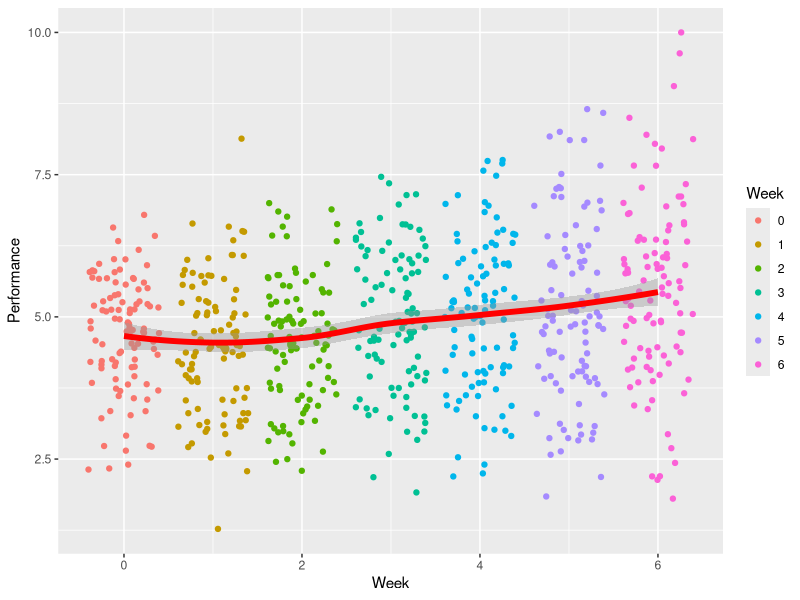
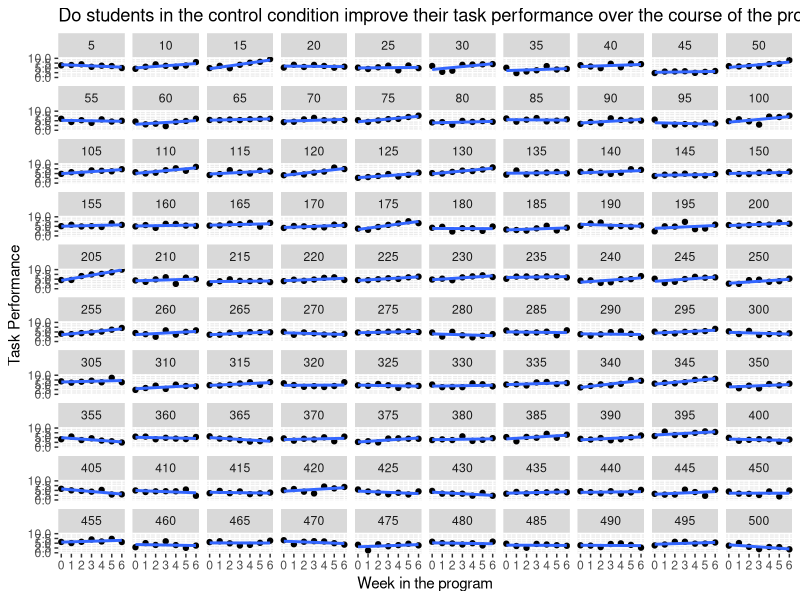
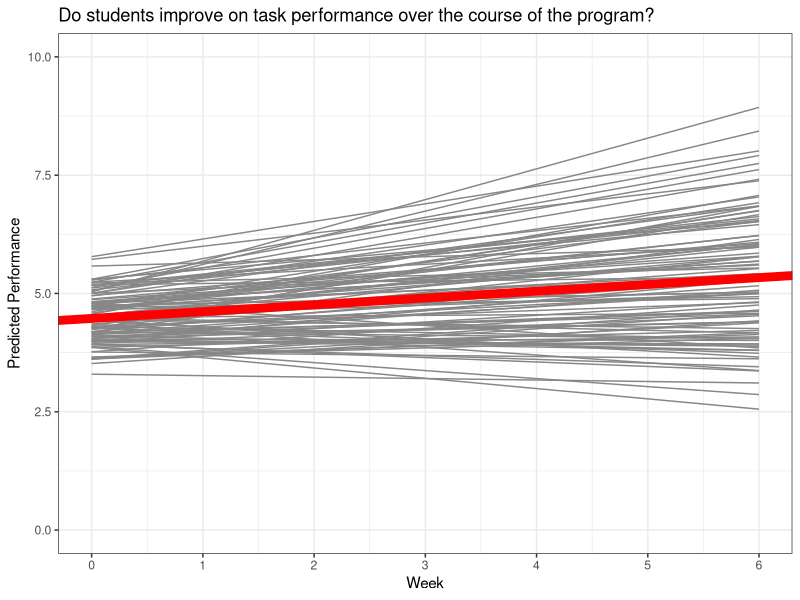
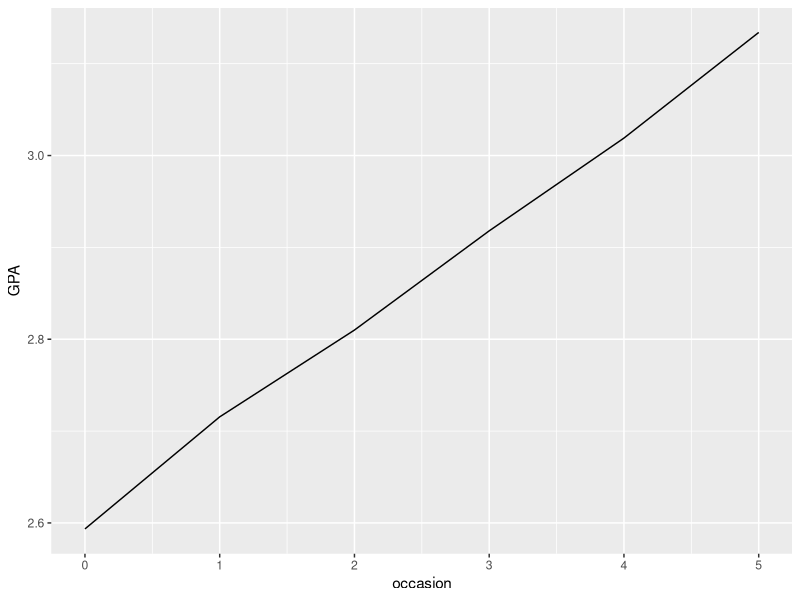
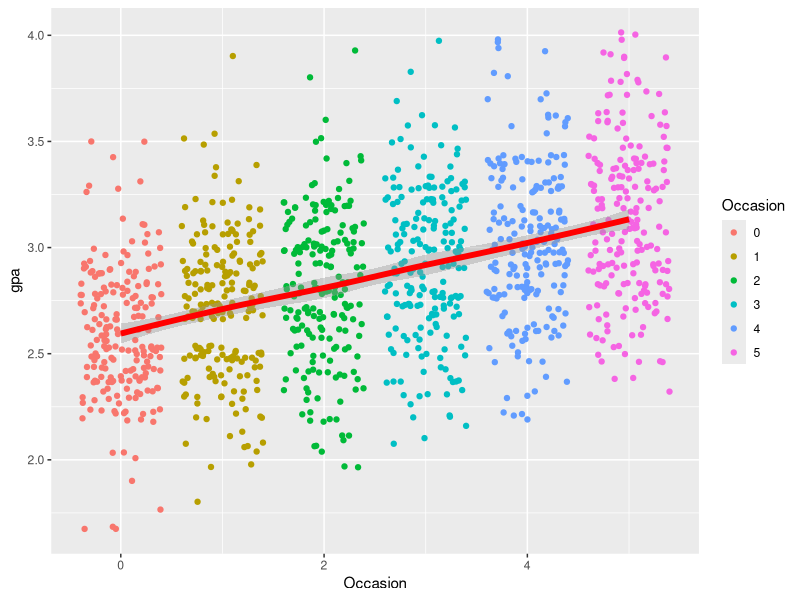
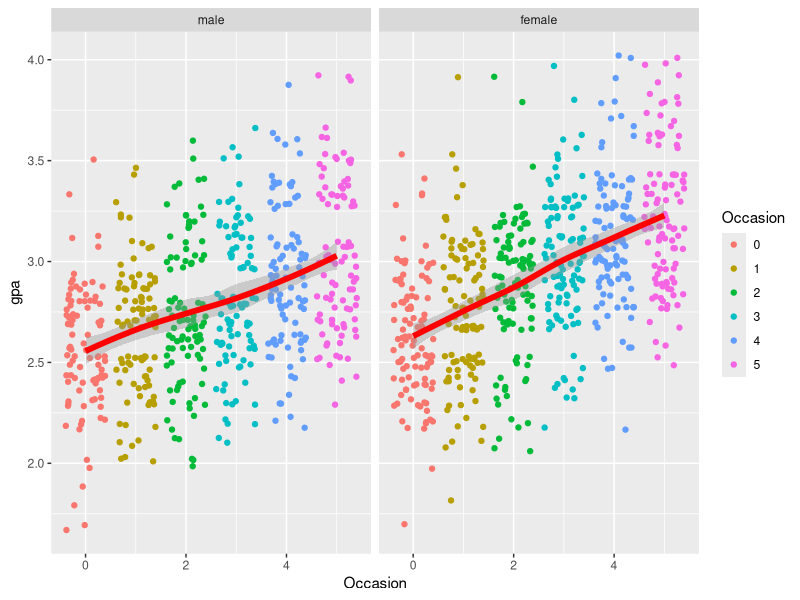
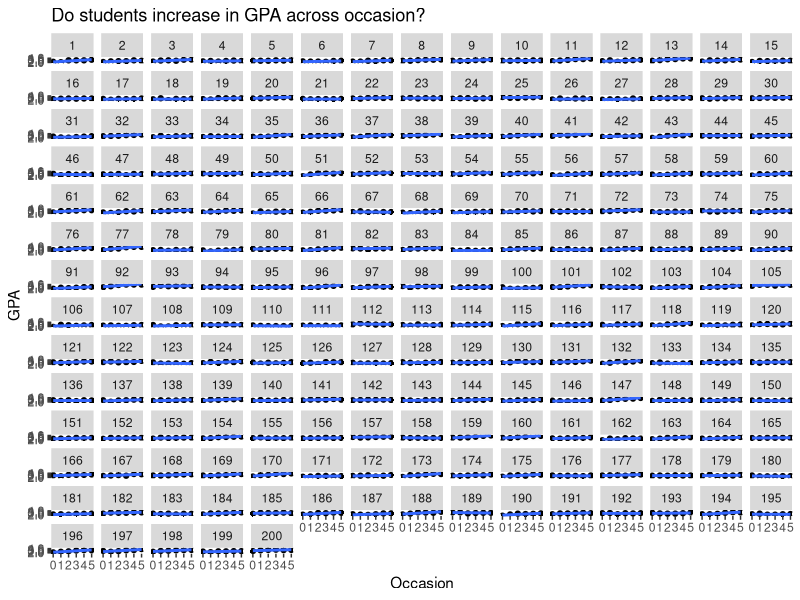

Reproduce these figures in R, in order.
## ---- chunk 1
library(psych)
library(tidyverse)
library(lme4)
library(lmerTest)
library(broom)
library(modelr)
## ---- chunk 2
#Wide dataset will convert to long below
wide <- read_csv("mlm_grow.csv")
## ---- chunk 3
###### Stolen from Kim Start #######
long_perf <- wide %>%
  select(kid_id, txcond, perf_0:perf_6) %>%
  gather(key = measure, value = perform, perf_0:perf_6) %>%
  separate(measure, c("temp", "week")) %>%
  select(-temp) %>%
  mutate(week = as.numeric(week))


long_inter <- wide %>%
  select(kid_id, inter_0:inter_6) %>%
  gather(key = measure, value = interest, inter_0:inter_6) %>%
  separate(measure, c("temp", "week")) %>%
  select(-temp) %>%
  mutate(week = as.numeric(week))

grow <- full_join(long_perf, long_inter, by = c("kid_id", "week"))

grow <- grow %>%
  mutate(txcond.f = factor(txcond, levels = c(0,1), labels = c("control", "treatment")),
  kid_id.f = factor(kid_id))

###### Stolen From Kim End ######

# Simplify dataset
grow <- select(grow, kid_id, week, perform)
# Write to csv
#write_csv(grow, "grow.csv", na = "")

## ---- chunk 4
grow <- read_csv("grow.csv")
## ---- chunk 5
describe(grow)
## ---- chunk 6

ggplot(grow, aes(x = week, y = perform)) +
  geom_jitter(aes(color = factor(week))) +
  geom_smooth(method = "loess", color = "red", size = 2) +
  xlab("Week") +
  ylab("Performance") +
  labs(color = "Week")
## ---- chunk 7
mod1 <-  lmer(perform ~ 1 + (1|kid_id), REML = TRUE, data = grow)
summary(mod1)
## ---- chunk 8
ggplot(data = grow, aes(x = week, y = perform)) +
  geom_point() +
  geom_smooth(method = "lm", se = FALSE) +
  scale_y_continuous(limits = c(0,10)) +
  scale_x_continuous(limits = c(0,6), breaks = c(0,1,2,3,4,5,6)) +
  facet_wrap(~kid_id) +
  labs(title = "Do students in the control condition improve their task performance over the course of the program?",
    x = "Week in the program", y = "Task Performance")
## ---- chunk 9
mod2 <-  lmer(perform ~ 1 + week + (1 + week|kid_id), REML = TRUE, data = grow)
summary(mod2)
## ---- chunk 10
# Get predicted values
mod2.plot <- add_predictions(data = grow, model = mod2)

# Make plot
ggplot(data = mod2.plot, aes(x = week, y = pred, group = kid_id)) +
  geom_line(color = "grey53") +
  geom_abline(intercept = 4.4731, slope = .1438, color="red", size=3) +
  scale_y_continuous(limits = c(0,10)) +
  scale_x_continuous(limits = c(0,6), breaks = c(0,1,2,3,4,5,6)) +
  labs(title = "Do students improve on task performance over the course of the program?",
    x = "Week", y = "Predicted Performance") +
  theme_bw()


## ---- chunk 11
long <- read_csv("Longitudinal.csv")
## ---- chunk 12
describe(long)
## ---- chunk 13
long <- mutate(long, 
               job = factor(job, levels = c(0,1), labels = c("half time", "full time")),
               sex = factor(sex, levels = c(0,1), labels = c("male", "female"        ))
               )
## ---- chunk 14
long <- mutate(long, 
               occassq = occas**2)
## ---- chunk 15
agg_long <- aggregate(x=long$gpa,by=list(occasion = long$occas), FUN=mean)
agg_long
## ---- chunk 16
ggplot(agg_long, aes(x = occasion, y = x)) +
  geom_line() +
  ylab("GPA")
  
## ---- chunk 17

ggplot(long, aes(x = occas, y = gpa)) +
  geom_jitter(aes(color = factor(occas))) +
  geom_smooth(method = "loess", color = "red", size = 2) +
  xlab("Occasion") +
  labs(color = "Occasion")
## ---- chunk 18

ggplot(long, aes(x = occas, y = gpa)) +
  geom_jitter(aes(color = factor(occas))) +
  geom_smooth(method = "loess", color = "red", size = 2) +
  xlab("Occasion") +
  labs(color = "Occasion") +
  facet_wrap(~sex)
## ---- chunk 19
ggplot(data = long, aes(x = occas, y = gpa)) +
geom_point() +
geom_smooth(method = "lm", se = FALSE) +
facet_wrap(~student) +
labs(title = "Do students increase in GPA across occasion?",
x = "Occasion", y = "GPA")
## ---- chunk 20

mod1 = lmer(gpa ~ 1 + (1|student), REML = TRUE, data = long)
summary(mod1)
## ---- chunk 21

mod2 = lmer(gpa ~ 1 + occas + (1 + occas|student), REML = TRUE, data = long)
summary(mod2)
## ---- chunk 22

mod4 = lmer(gpa ~ 1 + sex + (1|student), REML = TRUE, data = long)
summary(mod4)
## ---- chunk 23
mod5 = lmer(gpa ~ 1 + occas + sex + (1 + occas|student), REML = TRUE, data = long)
summary(mod5)
## ---- chunk 24
mod6 = lmer(gpa ~ 1 + sex + job + (1|student), REML = TRUE, data = long)
summary(mod6)
## ---- chunk 25
mod7 = lmer(gpa ~ 1 + occas + sex + job + (1+ occas|student), REML = TRUE, data = long)
summary(mod7)
